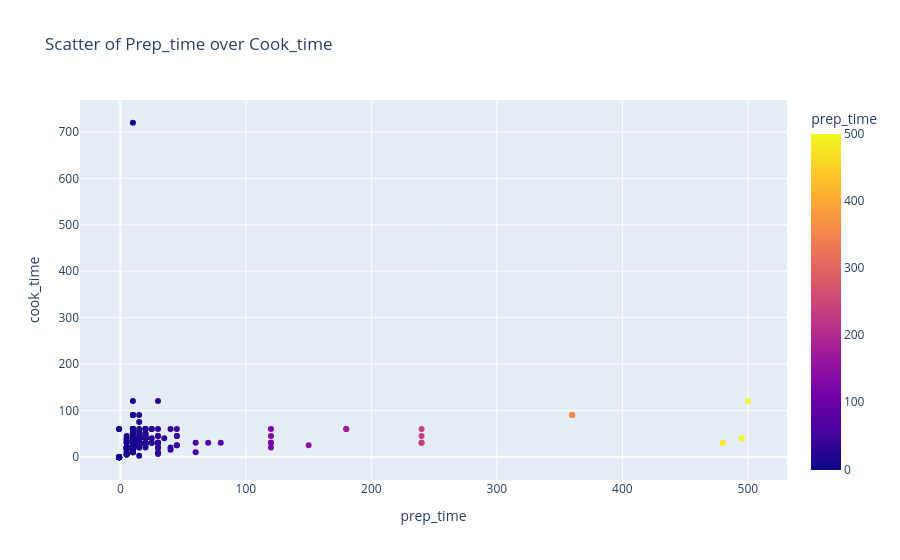

This figure's notebook cell:
### Code cell
# Create a scatterplot of prep_time on X-axis & cook_time on Y-axis 

fig = px.scatter(df, x="prep_time", y="cook_time", title="Scatter of Prep_time over Cook_time",color="prep_time")

# Show the plot
fig.show()

### Figure 1 — Plotly figure (JSON) as saved in the notebook; plotly's stock layout.template omitted (floating-point values rounded to 4 significant figures; data arrays with more than 128 entries replaced by an {"elided": "..."} marker saying what was removed)
{"data": [{"hovertemplate": "prep_time=%{marker.color}<br>cook_time=%{y}<extra></extra>", "legendgroup": "", "marker": {"color": {"elided": "255 int values"}, "coloraxis": "coloraxis", "symbol": "circle"}, "mode": "markers", "name": "", "orientation": "v", "showlegend": false, "type": "scatter", "x": {"elided": "255 int values"}, "xaxis": "x", "y": {"elided": "255 int values"}, "yaxis": "y"}], "layout": {"coloraxis": {"colorbar": {"title": {"text": "prep_time"}}, "colorscale": [[0, "#0d0887"], [0.1111, "#46039f"], [0.2222, "#7201a8"], [0.3333, "#9c179e"], [0.4444, "#bd3786"], [0.5556, "#d8576b"], [0.6667, "#ed7953"], [0.7778, "#fb9f3a"], [0.8889, "#fdca26"], [1, "#f0f921"]]}, "legend": {"tracegroupgap": 0}, "title": {"text": "Scatter of Prep_time over Cook_time"}, "xaxis": {"anchor": "y", "domain": [0, 1], "title": {"text": "prep_time"}}, "yaxis": {"anchor": "x", "domain": [0, 1], "title": {"text": "cook_time"}}}}
